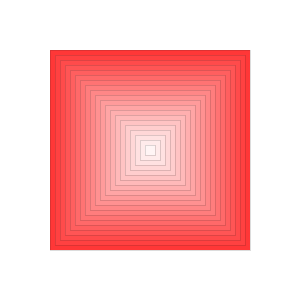
Frame 1 (no input)
Frame 60 (the mouse pressed at the canvas centre just before this capture): identical to frame 1, image omitted
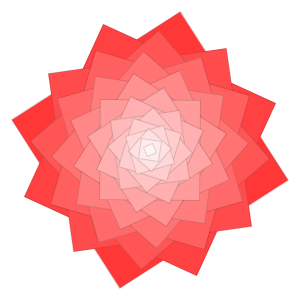
Frame 120 (the mouse held since frame 60 and released just before this capture)

The Processing sketch that drew these frames (run headless with seeded random() and noise(); from frame 60 on, the mouse is pressed at the canvas centre):

// Processing sketch: Square_flower
// ── Square_flower.pde
void setup() {
  size(300, 300);
  rectMode(CENTER);
  smooth();
  
  stroke(30, 40);
  fill(255, 100, 50);
}

void draw () {
  background(255);
  
  translate(width / 2, height / 2);
  for (int s = 200; s > 0; s = s - 10) {
    fill(255, 255 - s, 255 - s);
    rotate((mouseX + mouseY) / 300.0);
    rect(0, 0, s, s);
  }
}
